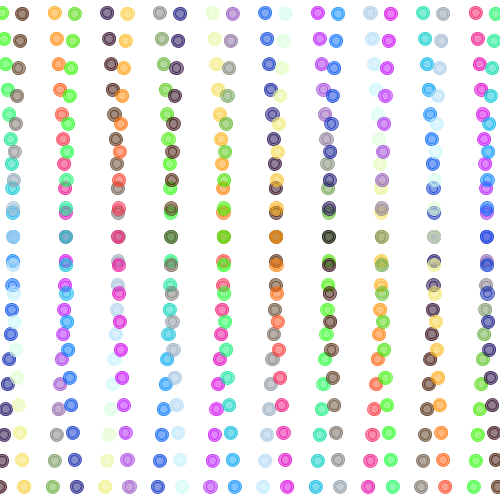
Frame 1 (no input)
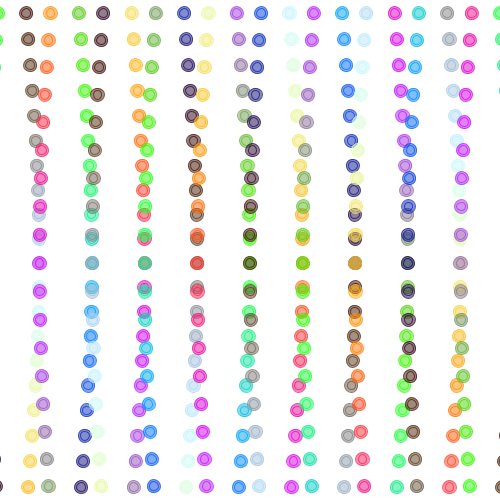
Frame 60 (the mouse pressed at the canvas centre just before this capture)
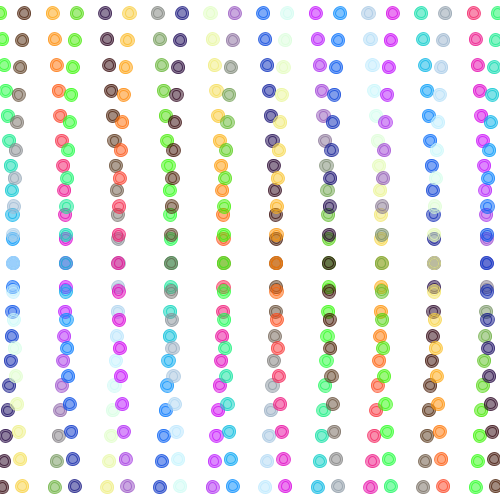
Frame 120 (the mouse held since frame 60 and released just before this capture)

The Processing sketch that drew these frames (run headless with seeded random() and noise(); from frame 60 on, the mouse is pressed at the canvas centre):

// Processing sketch: processing_151734
// ── processing_151734.pde

/*
 * Creative Coding
 * Week 2, 05 - Moving Patterns 1
 * by Indae Hwang and Jon McCormack
 * Copyright (c) 2014 Monash University
 *
 * This sketch builds on the previous sketches, drawing shapes based on the
 * current framerate. The movement of individual shapes combine to create a
 * gestalt field of motion. Use the arrow keys on your keyboard to change the
 * frame rate. 
 *
 * Added clour gradient - how to return array from function
 * 
 */

// variable used to store the current frame rate value
int frame_rate_value;

void setup() {
  size(500, 500);

  frame_rate_value = 20;
  frameRate(frame_rate_value);
  rectMode(CENTER);
  background(255);
}


void draw() {

  background(255);

  int num = 20;
  int margin = 0;
  float gutter = 0; //distance between each cell
  float cellsize = ( width - (2 * margin) - gutter * (num - 1) ) / (num - 1);

  int circleNumber = 0; // counter
  for (int i=0; i<num; i++) {
    for (int j=0; j<num; j++) {
      circleNumber = (i * num) + j; // different way to calculate the circle number from w2_04

      float tx = margin + cellsize * i + gutter * i;
      float ty = margin + cellsize * j + gutter * j;

      movingCircle(tx, ty, cellsize, circleNumber);
    }
  }
} //end of draw 


void movingCircle(float x, float y, float size, int circleNum) {

  float finalAngle;
  finalAngle = frameCount + circleNum;

  //the rotating angle for each tempX and tempY postion is affected by frameRate and angle;  
  float tempX = x + (size / 2) * sin(PI / frame_rate_value * finalAngle);
  float tempY = y + (size / 2) * cos(PI / frame_rate_value * finalAngle);
  int [] defCols = {120, 120, 120};
  
  noStroke();
  fill(0);
  
  int [] colourVar=useColourGradient( defCols, .1,.2,.3,10,20,30,128,127,circleNum);
  
  stroke(colourVar[0],colourVar[1], colourVar[2], 180);
  noFill();
  ellipse(tempX, tempY, size/3, size/3);
  
  fill(colourVar[0],colourVar[1], colourVar[2], 130);
  ellipse(tempX, tempY, size/2, size/2);
}


/*
 * keyReleased function
 *
 * called automatically by Processing when a keyboard key is released
 */
void keyReleased() {

  // right arrow -- increase frame_rate_value
  if (keyCode == RIGHT && frame_rate_value < 60) {
    frame_rate_value++;
  }

  // left arrow -- decrease frame_rate_value
  if ( keyCode == LEFT && frame_rate_value > 1) {
    frame_rate_value--;
  }

  // set the frameRate and print current value on the screen
  frameRate(frame_rate_value);
  println("Current frame Rate is: " + frame_rate_value);
}


int[] useColourGradient(int [] cVals, float frequency1, float frequency2, float frequency3,
                             int phase1, int phase2, int phase3,
                             int center, int mcgwidth, int thisCircle)
  {
    
    if (center <= 0)   center = 128;
    if (mcgwidth <= 0)    mcgwidth = 127;
    
    int red = int(sin(frequency1*thisCircle + phase1) * mcgwidth + center);
    int grn = int(sin(frequency2*thisCircle + phase2) * mcgwidth + center);
    int blu = int(sin(frequency3*thisCircle + phase3) * mcgwidth + center);
   
    cVals[0]=red;
    cVals[1]=grn;
    cVals[2]=blu;

    return cVals;
  }
